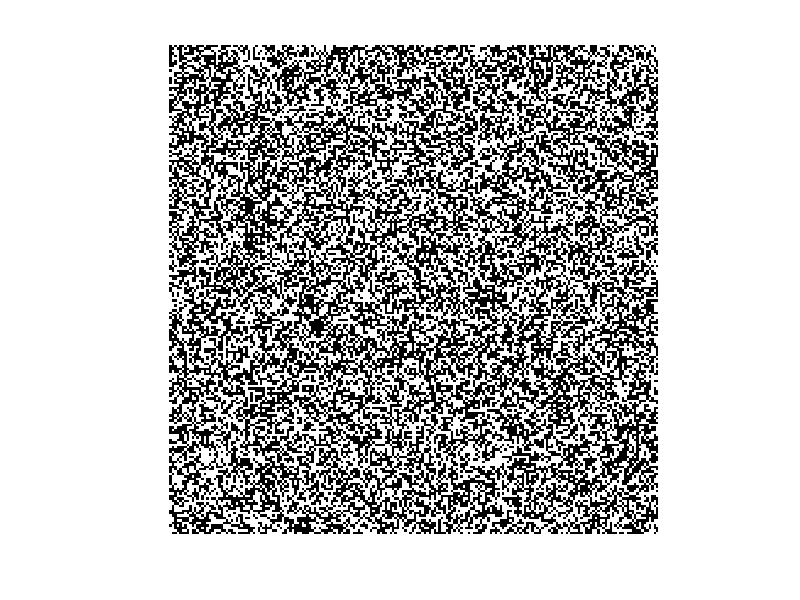
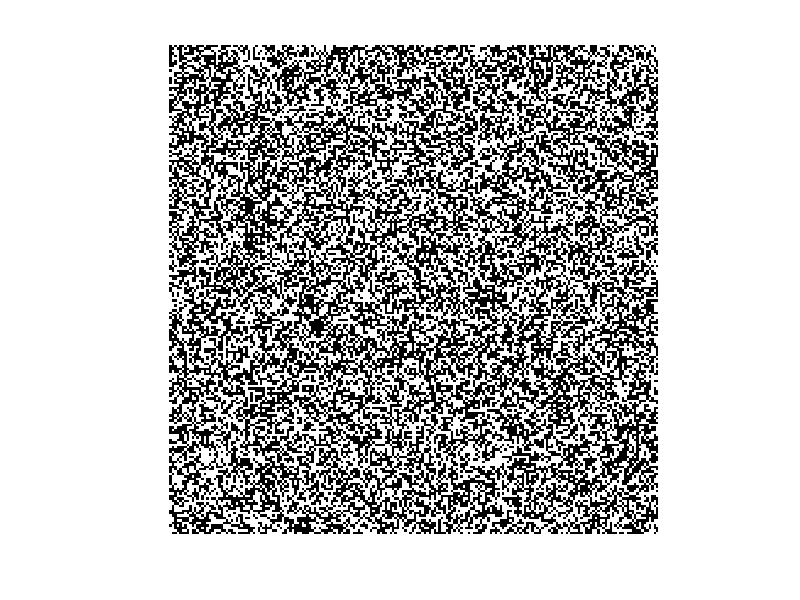

MATLAB code for these plots, in order: (Note: this script raises an error after producing the figures.)
n = 200; 
M = randi([0 1],n,n); 

figure;
imshow(M);

M0 = M;
figure;
loops = 20; 
F(loops) = struct('cdata',[],'colormap',[]);
for j = 1:loops
    imshow(M);    
    drawnow;
    F(j) = getframe;
    Live = y(M);
    M = double(Live > 4);
end

movie(F,3,2);
